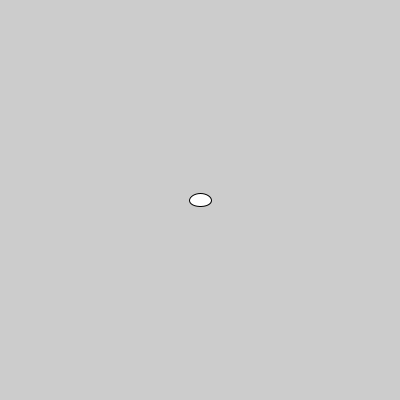
Frame 1 (no input)
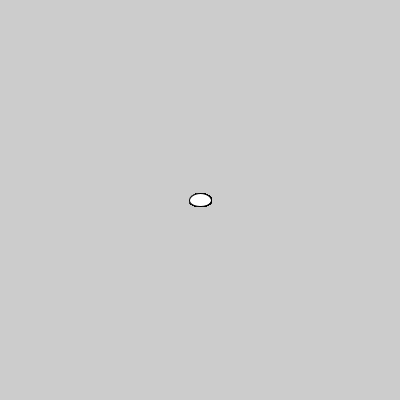
Frame 60 (the mouse pressed at the canvas centre just before this capture)
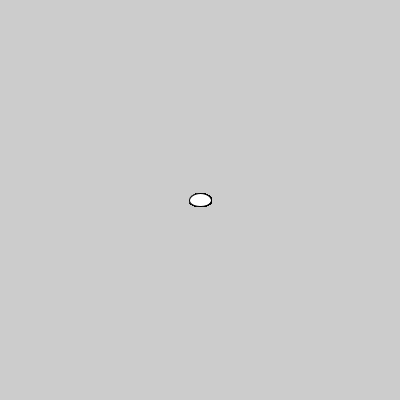
Frame 120 (the mouse held since frame 60 and released just before this capture)

The Processing sketch that drew these frames (run headless with seeded random() and noise(); from frame 60 on, the mouse is pressed at the canvas centre):

// Processing sketch: aula06_g1_exe4
// ── aula06_g1_exe4.pde
void setup(){ size(400,400); }
void draw(){
ellipse(200 , 200, calcular(1,20), calcular(10,2));
println(calcular(1,20));
println(calcular(10,2));
}
//método que devolver um valor
float calcular(float a, float b){
  float resultado=0;
  resultado = 1+b+a*90/90+90-90;
  return resultado;
}
